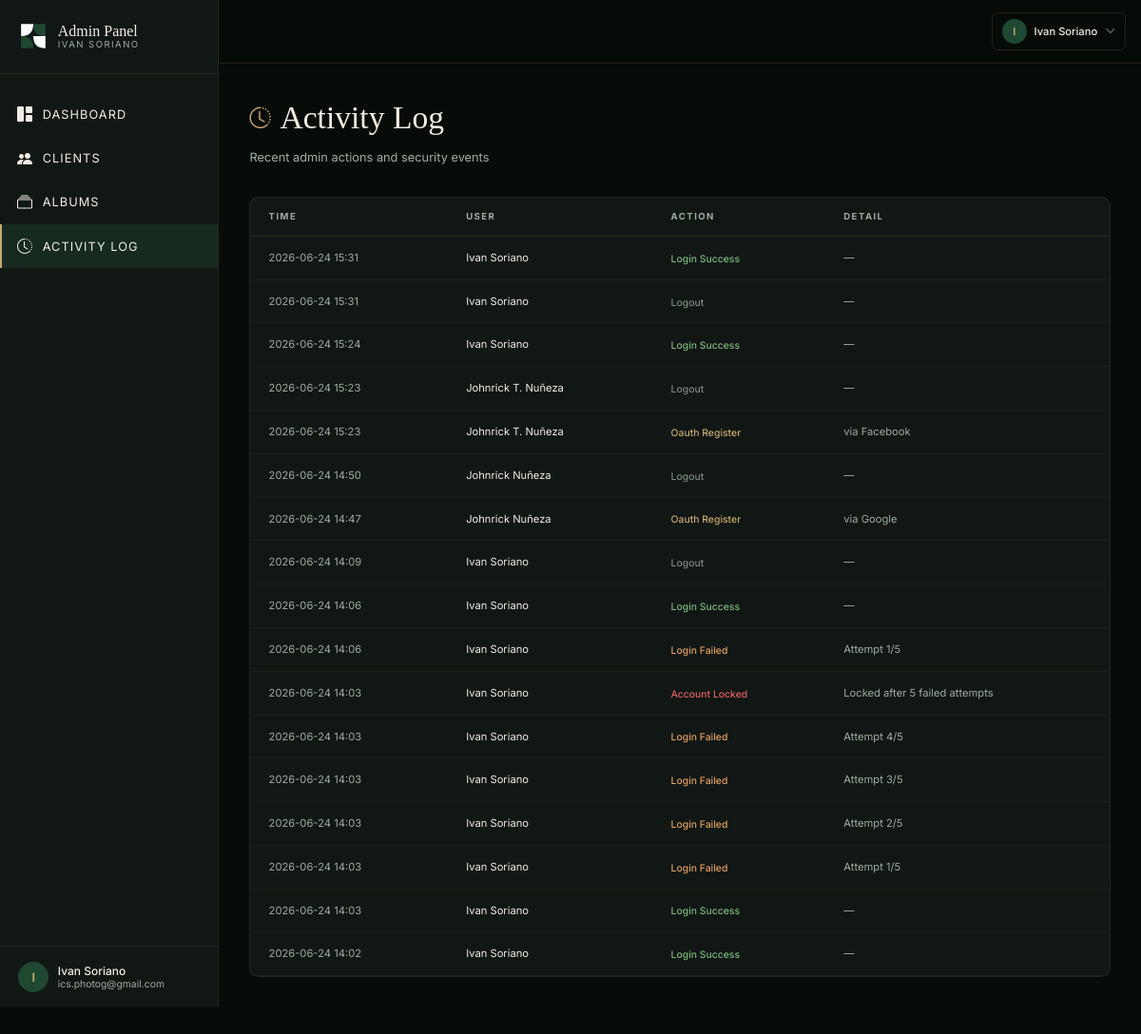
Before: /admin/logs (signed in) with the older database file.
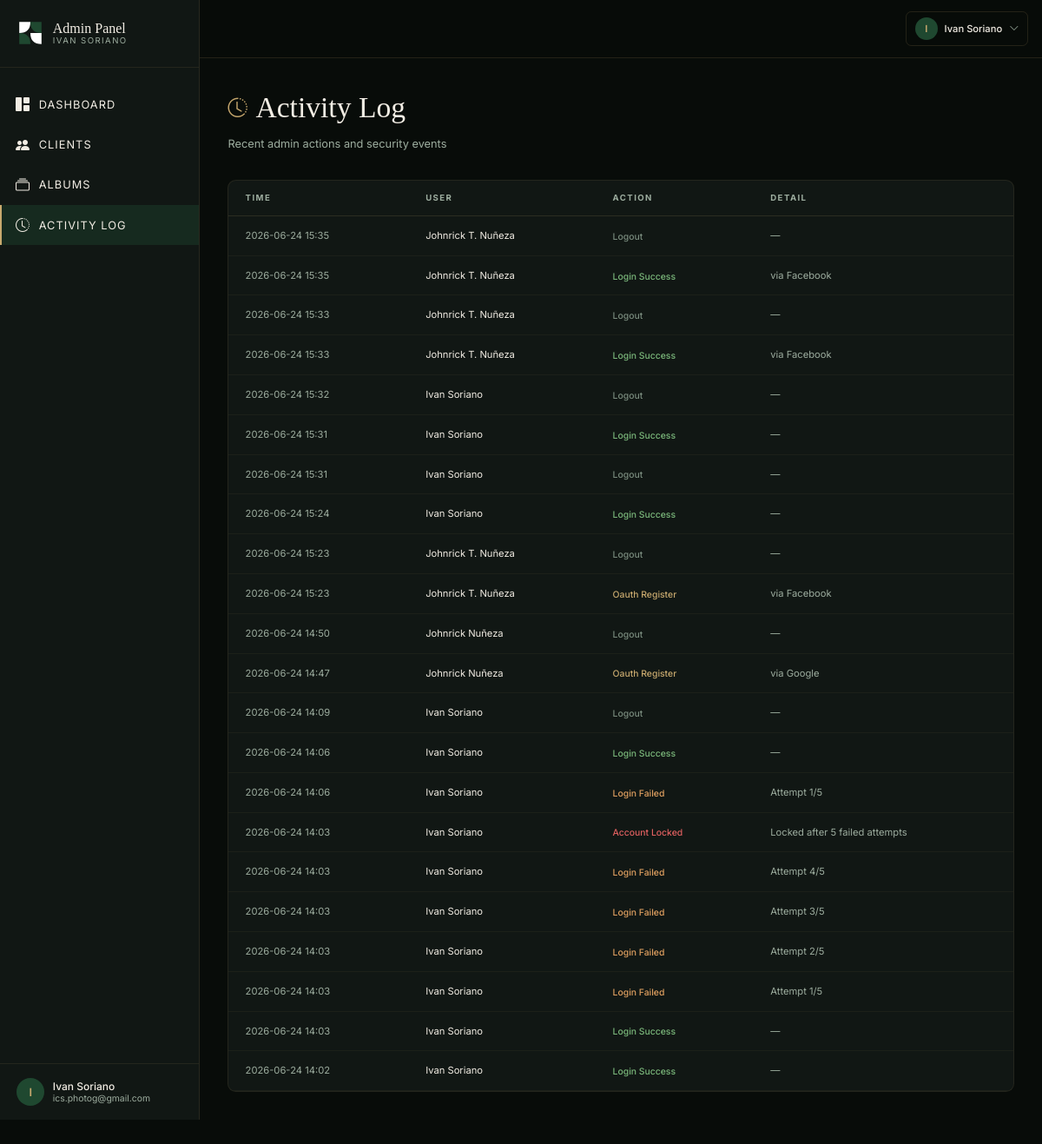
After: the same page with the newer database file.
### models.py (models this page shows, shortened)
class User(UserMixin, db.Model):
    __tablename__ = "users"
    id = db.Column(db.Integer, primary_key=True)
    email = db.Column(db.String(120), unique=True, nullable=False)
    password_hash = db.Column(db.String(256), nullable=True)
    role = db.Column(db.String(20), nullable=False, default="client")  # 'admin' or 'client'
    name = db.Column(db.String(100), nullable=False, default="")
    created_at = db.Column(db.DateTime, default=datetime.utcnow)
    failed_login_count = db.Column(db.Integer, default=0)
    locked_until = db.Column(db.DateTime, nullable=True)
    oauth_provider = db.Column(db.String(20), nullable=True)  # 'facebook', 'google', or None
    assignments = db.relationship("PhotoAssignment", backref="client", foreign_keys="PhotoAssignment.client_id", cascade="all, delete-orphan")
    @property
    def is_admin(self):
        return self.role == "admin"

class AdminLog(db.Model):
    __tablename__ = "admin_logs"
    id = db.Column(db.Integer, primary_key=True)
    user_id = db.Column(db.Integer, db.ForeignKey("users.id"), nullable=True)
    action = db.Column(db.String(100), nullable=False)
    detail = db.Column(db.Text, nullable=True)
    created_at = db.Column(db.DateTime, default=datetime.utcnow)
    user = db.relationship("User", foreign_keys=[user_id])

### admin.py (the view)
@admin_bp.route("/logs")
@admin_required
def logs():
    page = request.args.get("page", 1, type=int)
    per_page = 50
    pagination = AdminLog.query.order_by(AdminLog.created_at.desc()).paginate(
        page=page, per_page=per_page, error_out=False
    )
    return render_template("admin/logs.html", logs=pagination.items, pagination=pagination)

### admin.py (called while the page is built)
def admin_required(f):
    @wraps(f)
    @login_required
    def decorated(*args, **kwargs):
        if not current_user.is_admin:
            return redirect(url_for("client.gallery"))
        return f(*args, **kwargs)
    return decorated

### app.py (called while the page is built)
@login_manager.user_loader
def load_user(user_id):
    return User.query.get(int(user_id))

### templates/admin/logs.html (shortened to what this page needs)
{% extends "admin/base.html" %}
{% block content %}
<div class="admin-animate">
  <div class="mb-10">
    <div class="flex items-center gap-3 mb-2">
      <i class="bi bi-clock-history" style="font-size: 28px; color: var(--isp-gold);"></i>
      <h1 style="font-family: var(--font-display); color: var(--isp-cream); font-size: 42px; font-weight: 300;">Activity Log</h1>
    </div>
    <p style="color: var(--isp-text-muted); font-size: 16px;">Recent admin actions and security events</p>
  </div>
  <div class="rounded-xl overflow-hidden" style="background-color: var(--isp-bg-card); border: 1px solid rgba(200,169,110,0.1);">
    <table class="w-full">
      <thead>
        <tr style="border-bottom: 1px solid rgba(200,169,110,0.15);">
          <th class="text-left px-6 py-4 uppercase" style="font-size: 12px; letter-spacing: 0.15em; color: var(--isp-text-muted);">Time</th>
          <th class="text-left px-6 py-4 uppercase" style="font-size: 12px; letter-spacing: 0.15em; color: var(--isp-text-muted);">User</th>
          <th class="text-left px-6 py-4 uppercase" style="font-size: 12px; letter-spacing: 0.15em; color: var(--isp-text-muted);">Action</th>
          <th class="text-left px-6 py-4 uppercase" style="font-size: 12px; letter-spacing: 0.15em; color: var(--isp-text-muted);">Detail</th>
        </tr>
      </thead>
      <tbody>
        {% for log in logs %}
        <tr style="border-bottom: 1px solid rgba(200,169,110,0.06);">
          <td class="px-6 py-4" style="color: var(--isp-text-muted); font-size: 14px; white-space: nowrap;">
            {{ log.created_at.strftime('%Y-%m-%d %H:%M') }}
          </td>
          <td class="px-6 py-4" style="color: var(--isp-cream); font-size: 14px;">
            {{ log.user.name if log.user else 'System' }}
          </td>
          <td class="px-6 py-4">
            <span style="font-size: 13px; font-weight: 500; color: {{ action_colors.get(log.action, '#C8A96E') }};">
              {{ log.action.replace('_', ' ').title() }}
            </span>
          </td>
          <td class="px-6 py-4" style="color: var(--isp-text-muted); font-size: 14px;">
            {{ log.detail or '—' }}
          </td>
        </tr>
        {% else %}
        <tr>
          <td colspan="4" class="px-6 py-12 text-center" style="color: var(--isp-text-muted); font-size: 15px;">
            No activity logged yet.
          </td>
        </tr>
        {% endfor %}
      </tbody>
    </table>
  </div>
</div>
{% endblock %}

### templates/admin/base.html (shortened to what this page needs)
<!DOCTYPE html>
<html lang="en">
<head>
  <script src="https://cdn.tailwindcss.com"></script>
  <link rel="stylesheet" href="https://cdn.jsdelivr.net/npm/bootstrap-icons@1.11.3/font/bootstrap-icons.min.css">
  <link rel="stylesheet" href="{{ url_for('static', filename='css/styles.css') }}" />
</head>
<body style="background-color: var(--isp-bg); font-family: var(--font-body); min-height: 100vh;">
  <div class="flex items-stretch" style="min-height: 125vh;">
    <aside class="fixed lg:sticky inset-y-0 left-0 w-72 z-50 flex flex-col transition-transform duration-300 -translate-x-full lg:translate-x-0"
      id="admin-sidebar"
      style="background-color: var(--isp-bg-card); border-right: 1px solid rgba(200,169,110,0.12);">
      <div class="px-6 py-7" style="border-bottom: 1px solid rgba(200,169,110,0.1);">
        <a href="/admin/dashboard" class="flex items-center gap-3">
          <svg width="40" height="40" viewBox="0 0 100 100" fill="none" xmlns="http://www.w3.org/2000/svg">
            <path d="M10 10 H50 Q50 50 10 50 Z" fill="white" />
            <path d="M50 10 H90 V50 Q50 50 50 10 Z" fill="#1F4830" />
            <path d="M10 50 Q50 50 50 90 H10 Z" fill="#1F4830" />
            <path d="M50 50 Q50 90 90 90 V50 Z" fill="white" />
          </svg>
          <div class="flex flex-col leading-none">
            <span style="font-family: var(--font-display); color: var(--isp-cream); font-size: 20px; font-weight: 400;">
              Admin Panel
            </span>
            <span style="font-family: var(--font-body); color: var(--isp-text-muted); font-size: 12px; letter-spacing: 0.15em; text-transform: uppercase; margin-top: 2px;">
              Ivan Soriano
            </span>
          </div>
        </a>
      </div>
      <nav class="flex-1 py-6 overflow-y-auto">
        <a href="/admin/dashboard" class="admin-nav-link" style="color: var(--isp-cream);">
          <i class="bi bi-grid-1x2-fill" style="font-size: 20px;"></i> Dashboard
        </a>
        <a href="/admin/clients" class="admin-nav-link" style="color: var(--isp-cream);">
          <i class="bi bi-people-fill" style="font-size: 20px;"></i> Clients
        </a>
        <a href="/admin/albums" class="admin-nav-link" style="color: var(--isp-cream);">
          <i class="bi bi-collection" style="font-size: 20px;"></i> Albums
        </a>
        <a href="/admin/logs" class="admin-nav-link" style="color: var(--isp-cream);">
          <i class="bi bi-clock-history" style="font-size: 20px;"></i> Activity Log
        </a>
      </nav>
      <div class="px-6 py-5" style="border-top: 1px solid rgba(200,169,110,0.1);">
        <div class="flex items-center gap-3">
          <div class="w-10 h-10 rounded-full flex items-center justify-center" style="background-color: var(--isp-green); color: var(--isp-gold); font-size: 16px; font-weight: 600;">
            {{ current_user.name[0] if current_user.name else 'A' }}
          </div>
          <div class="flex flex-col leading-tight">
            <span style="color: var(--isp-cream); font-size: 15px; font-weight: 500;">{{ current_user.name }}</span>
            <span style="color: var(--isp-text-muted); font-size: 13px;">{{ current_user.email }}</span>
          </div>
        </div>
      </div>
    </aside>
    <div class="flex-1 min-w-0" style="min-height: 125vh;">
      <header class="sticky top-0 z-30 flex items-center justify-between px-5 py-4"
        style="background-color: rgba(8,12,9,0.92); backdrop-filter: blur(12px); border-bottom: 1px solid rgba(200,169,110,0.15);">
        <div class="relative">
          <button onclick="toggleUserMenu()" class="flex items-center gap-2.5 px-3 py-2 rounded-lg transition-all hover:bg-isp-green" style="border: 1px solid rgba(200,169,110,0.15);">
            <div class="w-8 h-8 rounded-full flex items-center justify-center" style="background-color: var(--isp-green); color: var(--isp-gold); font-size: 14px; font-weight: 600;">
              {{ current_user.name[0] if current_user.name else 'A' }}
            </div>
            <span class="hidden sm:inline" style="color: var(--isp-cream); font-size: 14px; font-weight: 500;">{{ current_user.name }}</span>
            <i class="bi bi-chevron-down" style="font-size: 14px; color: var(--isp-text-muted);"></i>
          </button>
        </div>
      </header>
      <main class="px-6 lg:px-10 py-10">
        {% block content %}{% endblock %}
      </main>
    </div>
  </div>
</body>
</html>

### static/css/styles.css (style rules this page uses)
body { zoom: 0.8; }
:root { --isp-green: #1F4830; --isp-green-light: #2D5A3D; --isp-green-dark: #152E20; --isp-cream: #F2EDE4; --isp-gold: #C8A96E; --isp-bg: #080C09; --isp-bg-card: #111714; --isp-bg-section: #0D120F; --isp-text-muted: #9DAD9F; --font-display: 'Cormorant Garamond', Georgia, serif; --font-body: 'Inter', system-ui, sans-serif; }
* { margin: 0; padding: 0; box-sizing: border-box; }
html, body { height: 100%; }
body { background-color: var(--isp-bg); font-family: var(--font-body); color: var(--isp-cream); -webkit-font-smoothing: antialiased; -moz-osx-font-smoothing: grayscale; }
html { scroll-behavior: smooth; }

### templates/admin/base.html (style rules this page uses)
.admin-nav-link { display: flex; align-items: center; gap: 12px; padding: 14px 20px; font-size: 16px; letter-spacing: 0.08em; text-transform: uppercase; transition: all 0.3s ease; border-left: 3px solid transparent; }
.admin-nav-link.active { background-color: rgba(31,72,48,0.4); border-left-color: var(--isp-gold); color: var(--isp-gold); }
.admin-animate { animation: fadeInUp 0.5s ease-out; }

Changed rows visible on the page:
added AdminLog: created_at "2026-06-24 15:35", user "Johnrick T. Nuñeza", action.replace "Logout", detail "—"
added AdminLog: created_at "2026-06-24 15:35", user "Johnrick T. Nuñeza", action.replace "Login Success", detail "via Facebook"
added AdminLog: created_at "2026-06-24 15:33", user "Johnrick T. Nuñeza", action.replace "Logout", detail "—"
added AdminLog: created_at "2026-06-24 15:33", user "Johnrick T. Nuñeza", action.replace "Login Success", detail "via Facebook"
added AdminLog: created_at "2026-06-24 15:32", user "Ivan Soriano", action.replace "Logout", detail "—"
